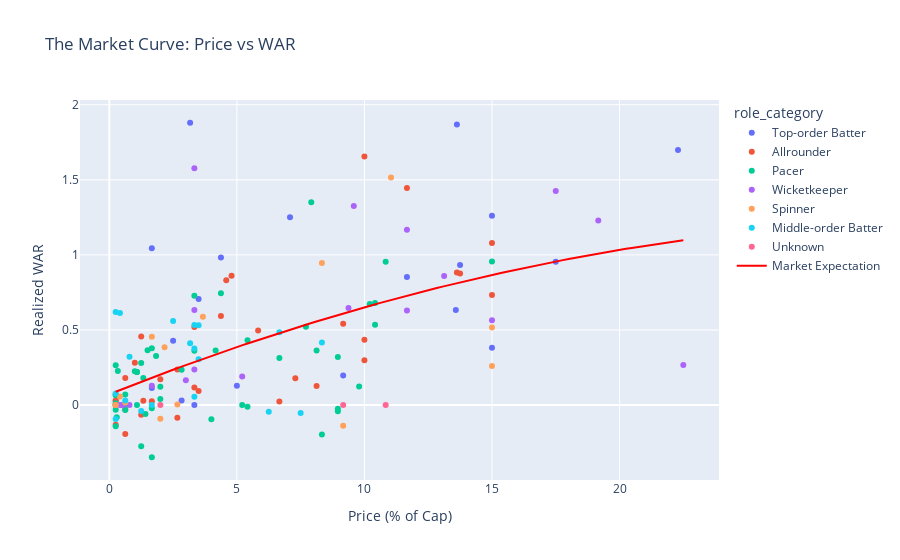

The cell this chart's notebook holds for it:
### Markdown cell above
### Level 2: The Market Curve (VOPE)

**Value Over Price Expectation (VOPE)**.

Here, we acknowledge the **"Curve of Diminishing Returns"**. A 15 Cr player isn't 5x better than a 3 Cr player; they might be 1.5x better, but that extra edge wins championships.

We fit a curve to the `Price vs WAR` data. Players *above* the curve are underpaid; players *below* are overpaid.

### Code cell
# Calculate VOPE
X = df[['price_norm']].values
y = df['total_WAR'].values

poly = PolynomialFeatures(degree=2, include_bias=False)
X_poly = poly.fit_transform(X)

model = LinearRegression()
model.fit(X_poly, y)

df['xWAR_price_only'] = model.predict(X_poly)
df['vope_simple'] = df['total_WAR'] - df['xWAR_price_only']

# Generate Curve Points
x_range = np.linspace(df['price_norm'].min(), df['price_norm'].max(), 100).reshape(-1, 1)
x_poly_range = poly.fit_transform(x_range)
y_pred_range = model.predict(x_poly_range)

# Interactive Plot
fig = px.scatter(df, x='price_norm', y='total_WAR', color='role_category', 
                 hover_data=['price_name', 'team', 'price_cr'],
                 title='The Market Curve: Price vs WAR',
                 labels={'price_norm': 'Price (% of Cap)', 'total_WAR': 'Realized WAR'})

fig.add_trace(go.Scatter(x=x_range.flatten(), y=y_pred_range, mode='lines', 
                         name='Market Expectation', line=dict(color='red', width=2)))

# Hide the role category legend
#fig.update_layout(showlegend=False)

fig.show()

# Save VOPE graph to HTML
output_file_vope = PROJECT_ROOT / 'results' / 'vope_market_curve.html'
fig.write_html(str(output_file_vope))
print(f"VOPE interactive chart saved to {output_file_vope}")

### Figure 1 — Plotly figure (JSON) as saved in the notebook; plotly's stock layout.template omitted (floating-point values rounded to 4 significant figures; data arrays with more than 128 entries replaced by an {"elided": "..."} marker saying what was removed)
{"data": [{"customdata": [["Ruturaj Gaikwad", "Chennai Super Kings", 18], ["Rahul Tripathi", "Chennai Super Kings", 3.4], ["Faf du Plessis", "Delhi Capitals", 2], ["Shubman Gill", "Gujarat Titans", 16.5], ["Sai Sudharsan", "Gujarat Titans", 8.5], ["Angkrish Raghuvanshi", "Kolkata Knight Riders", 3], ["Mohsin Khan", "Lucknow Super Giants", 4], ["Aiden Markram", "Lucknow Super Giants", 2], ["Suryakumar Yadav", "Mumbai Indians", 16.35], ["Rohit Sharma", "Mumbai Indians", 16.3], ["Naman Dhir", "Mumbai Indians", 5.25], ["Shreyas Iyer", "Punjab Kings", 26.75], ["Nehal Wadhera", "Punjab Kings", 4.2], ["Priyansh Arya", "Punjab Kings", 3.8], ["Yashasvi Jaiswal", "Rajasthan Royals", 18], ["Shimron Hetmyer", "Rajasthan Royals", 11], ["Virat Kohli", "Royal Challengers Bengaluru", 21], ["Travis Head", "Sunrisers Hyderabad", 14], ["Nitish Kumar Reddy", "Sunrisers Hyderabad", 6]], "hovertemplate": "role_category=Top-order Batter<br>Price (% of Cap)=%{x}<br>Realized WAR=%{y}<br>price_name=%{customdata[0]}<br>team=%{customdata[1]}<br>price_cr=%{customdata[2]}<extra></extra>", "legendgroup": "Top-order Batter", "marker": {"color": "#636efa", "symbol": "circle"}, "mode": "markers", "name": "Top-order Batter", "orientation": "v", "showlegend": true, "type": "scatter", "x": [15.0, 2.833, 1.667, 13.75, 7.083, 2.5, 3.333, 1.667, 13.63, 13.58, 4.375, 22.29, 3.5, 3.167, 15.0, 9.167, 17.5, 11.67, 5.0], "xaxis": "x", "y": [0.3812, 0.03124, 0.1139, 0.9324, 1.251, 0.428, 0.0, 1.045, 1.868, 0.6333, 0.9824, 1.699, 0.7063, 1.88, 1.261, 0.1977, 0.9539, 0.8528, 0.128], "yaxis": "y"}, {"customdata": [["Ravindra Jadeja", "Chennai Super Kings", 18], ["Shivam Dube", "Chennai Super Kings", 12], ["Ravichandran Ashwin", "Chennai Super Kings", 9.75], ["Rachin Ravindra", "Chennai Super Kings", 4], ["Sam Curran", "Chennai Super Kings", 2.4], ["Jamie Overton", "Chennai Super Kings", 1.5], ["Vijay Shankar", "Chennai Super Kings", 1.2], ["Axar Patel", "Delhi Capitals", 16.5], ["Donovan Ferreira", "Delhi Capitals", 0.75], ["Rahul Tewatia", "Gujarat Titans", 4], ["Washington Sundar", "Gujarat Titans", 3.2], ["Karim Janat", "Gujarat Titans", 0.75], ["Sunil Narine", "Kolkata Knight Riders", 12], ["Andre Russell", "Kolkata Knight Riders", 12], ["Moeen Ali", "Kolkata Knight Riders", 2], ["Akash Deep", "Lucknow Super Giants", 8], ["Rajvardhan Hangargekar", "Lucknow Super Giants", 0.3], ["Akash Singh", "Lucknow Super Giants", 0.3], ["Hardik Pandya", "Mumbai Indians", 16.35], ["Raj Angad Bawa", "Mumbai Indians", 0.3], ["Shashank Singh", "Punjab Kings", 5.5], ["Marcus Stoinis", "Punjab Kings", 11], ["Glenn Maxwell", "Punjab Kings", 4.2], ["Marco Jansen", "Punjab Kings", 7], ["Yash Thakur", "Punjab Kings", 1.6], ["Suryansh Shedge", "Punjab Kings", 0.3], ["Wanindu Hasaranga", "Rajasthan Royals", 5.25], ["Liam Livingstone", "Royal Challengers Bengaluru", 8.75], ["Krunal Pandya", "Royal Challengers Bengaluru", 5.75], ["Romario Shepherd", "Royal Challengers Bengaluru", 1.5], ["Pat Cummins", "Sunrisers Hyderabad", 18], ["Abhishek Sharma", "Sunrisers Hyderabad", 14], ["Abhinav Manohar", "Sunrisers Hyderabad", 3.2], ["Kamindu Mendis", "Sunrisers Hyderabad", 0.75], ["Atharva Taide", "Sunrisers Hyderabad", 0.3]], "hovertemplate": "role_category=Allrounder<br>Price (% of Cap)=%{x}<br>Realized WAR=%{y}<br>price_name=%{customdata[0]}<br>team=%{customdata[1]}<br>price_cr=%{customdata[2]}<extra></extra>", "legendgroup": "Allrounder", "marker": {"color": "#EF553B", "symbol": "circle"}, "mode": "markers", "name": "Allrounder", "orientation": "v", "showlegend": true, "type": "scatter", "x": [15.0, 10.0, 8.125, 3.333, 2.0, 1.25, 1.0, 13.75, 0.625, 3.333, 2.667, 0.625, 10.0, 10.0, 1.667, 6.667, 0.25, 0.25, 13.63, 0.25, 4.583, 9.167, 3.5, 5.833, 1.333, 0.25, 4.375, 7.292, 4.792, 1.25, 15.0, 11.67, 2.667, 0.625, 0.25], "xaxis": "x", "y": [0.7325, 0.4343, 0.1274, 0.5197, 0.1716, -0.0635, 0.2821, 0.877, -0.02894, 0.1174, 0.2368, -0.1926, 1.656, 0.2991, 0.02516, 0.02468, 0.0, 0.07244, 0.8832, 0.02705, 0.8312, 0.5414, 0.09373, 0.4966, 0.02869, -0.131, 0.593, 0.1791, 0.8616, 0.4575, 1.08, 1.446, -0.08349, 0.1797, 0.0299], "yaxis": "y"}, {"customdata": {"elided": "51x3 mixed values"}, "hovertemplate": "role_category=Pacer<br>Price (% of Cap)=%{x}<br>Realized WAR=%{y}<br>price_name=%{customdata[0]}<br>team=%{customdata[1]}<br>price_cr=%{customdata[2]}<extra></extra>", "legendgroup": "Pacer", "marker": {"color": "#00cc96", "symbol": "circle"}, "mode": "markers", "name": "Pacer", "orientation": "v", "showlegend": true, "type": "scatter", "x": [10.83, 4.0, 2.833, 1.667, 1.417, 0.25, 9.792, 8.958, 6.667, 5.208, 1.833, 0.625, 10.21, 8.958, 7.917, 2.0, 1.083, 1.083, 1.083, 0.625, 0.625, 0.25, 3.333, 5.417, 0.625, 8.125, 2.0, 0.25, 10.42, 7.708, 4.375, 0.25, 0.25, 15.0, 1.667, 1.5, 1.25, 3.333, 5.417, 1.667, 1.0, 0.2917, 0.5, 4.167, 10.42, 8.958, 1.333, 8.333, 1.25, 0.3333, 0.25], "xaxis": "x", "y": [0.9538, -0.09424, 0.2355, -0.02117, -0.05956, -0.1416, 0.1236, -0.04174, 0.3134, 0.0, 0.3264, 0.07023, 0.6725, -0.02366, 1.351, 0.1223, 0.2205, 0.2205, 0.0, -0.03235, 0.0, 0.01268, 0.3613, -0.01038, 0.0, 0.3633, 0.04006, 0.2649, 0.679, 0.5216, 0.7444, 0.0, 0.06501, 0.9568, 0.379, 0.3656, 0.2803, 0.728, 0.4312, -0.3474, 0.2251, -0.08126, 0.0, 0.3635, 0.5349, 0.3196, 0.1804, -0.1958, -0.274, 0.2268, -0.03022], "yaxis": "y"}, {"customdata": [["MS Dhoni", "Chennai Super Kings", 4], ["Devon Conway", "Chennai Super Kings", 6.25], ["Abishek Porel", "Delhi Capitals", 4], ["KL Rahul", "Delhi Capitals", 14], ["Jos Buttler", "Gujarat Titans", 15.75], ["Kumar Kushagra", "Gujarat Titans", 0.65], ["Anuj Rawat", "Gujarat Titans", 0.3], ["Quinton de Kock", "Kolkata Knight Riders", 3.6], ["Rahmanullah Gurbaz", "Kolkata Knight Riders", 2], ["Nicholas Pooran", "Lucknow Super Giants", 21], ["Rishabh Pant", "Lucknow Super Giants", 27], ["Prabhsimran Singh", "Punjab Kings", 4], ["Vishnu Vinod", "Punjab Kings", 0.95], ["Sanju Samson", "Rajasthan Royals", 18], ["Dhruv Jurel", "Rajasthan Royals", 14], ["Phil Salt", "Royal Challengers Bengaluru", 11.5], ["Swapnil Singh", "Royal Challengers Bengaluru", 0.5], ["Heinrich Klaasen", "Sunrisers Hyderabad", 23], ["Ishan Kishan", "Sunrisers Hyderabad", 11.25]], "hovertemplate": "role_category=Wicketkeeper<br>Price (% of Cap)=%{x}<br>Realized WAR=%{y}<br>price_name=%{customdata[0]}<br>team=%{customdata[1]}<br>price_cr=%{customdata[2]}<extra></extra>", "legendgroup": "Wicketkeeper", "marker": {"color": "#ab63fa", "symbol": "circle"}, "mode": "markers", "name": "Wicketkeeper", "orientation": "v", "showlegend": true, "type": "scatter", "x": [3.333, 5.208, 3.333, 11.67, 13.12, 0.5417, 0.25, 3.0, 1.667, 17.5, 22.5, 3.333, 0.7917, 15.0, 11.67, 9.583, 0.4167, 19.17, 9.375], "xaxis": "x", "y": [0.2376, 0.1898, 0.6325, 1.168, 0.8604, 0.0, 0.0, 0.1656, 0.1293, 1.426, 0.2677, 1.577, 0.0, 0.5651, 0.6302, 1.326, 0.0, 1.23, 0.6462], "yaxis": "y"}, {"customdata": [["Noor Ahmad", "Chennai Super Kings", 10], ["Shreyas Gopal", "Chennai Super Kings", 0.3], ["Kuldeep Yadav", "Delhi Capitals", 13.25], ["Rashid Khan", "Gujarat Titans", 18], ["Sai Kishore", "Gujarat Titans", 2], ["Mayank Markande", "Kolkata Knight Riders", 0.3], ["Ravi Bishnoi", "Lucknow Super Giants", 11], ["M. Siddharth", "Lucknow Super Giants", 0.75], ["Karn Sharma", "Mumbai Indians", 0.5], ["Yuzvendra Chahal", "Punjab Kings", 18], ["Maheesh Theekshana", "Rajasthan Royals", 4.4], ["Suyash Sharma", "Royal Challengers Bengaluru", 2.6], ["Rahul Chahar", "Sunrisers Hyderabad", 3.2], ["Adam Zampa", "Sunrisers Hyderabad", 2.4]], "hovertemplate": "role_category=Spinner<br>Price (% of Cap)=%{x}<br>Realized WAR=%{y}<br>price_name=%{customdata[0]}<br>team=%{customdata[1]}<br>price_cr=%{customdata[2]}<extra></extra>", "legendgroup": "Spinner", "marker": {"color": "#FFA15A", "symbol": "circle"}, "mode": "markers", "name": "Spinner", "orientation": "v", "showlegend": true, "type": "scatter", "x": [8.333, 0.25, 11.04, 15.0, 1.667, 0.25, 9.167, 0.625, 0.4167, 15.0, 3.667, 2.167, 2.667, 2.0], "xaxis": "x", "y": [0.9462, 0.0, 1.516, 0.5162, 0.4553, 0.0, -0.137, 0.01775, 0.05751, 0.2603, 0.5876, 0.3845, 0.004148, -0.09026], "yaxis": "y"}, {"customdata": [["Shaik Rasheed", "Chennai Super Kings", 0.3], ["Tristan Stubbs", "Delhi Capitals", 10], ["Jake Fraser-McGurk", "Delhi Capitals", 9], ["Ashutosh Sharma", "Delhi Capitals", 3.8], ["Sameer Rizvi", "Delhi Capitals", 0.95], ["Karun Nair", "Delhi Capitals", 0.5], ["Shahrukh Khan", "Gujarat Titans", 4], ["Glenn Phillips", "Gujarat Titans", 2], ["Ramandeep Singh", "Kolkata Knight Riders", 4], ["Rovman Powell", "Kolkata Knight Riders", 1.5], ["Ayush Badoni", "Lucknow Super Giants", 4], ["David Miller", "Lucknow Super Giants", 7.5], ["Abdul Samad", "Lucknow Super Giants", 4.2], ["Matthew Breetzke", "Lucknow Super Giants", 0.75], ["Tilak Varma", "Mumbai Indians", 8], ["Musheer Khan", "Punjab Kings", 0.3], ["Nitish Rana", "Rajasthan Royals", 4.2], ["Tim David", "Royal Challengers Bengaluru", 3], ["Aniket Verma", "Sunrisers Hyderabad", 0.3]], "hovertemplate": "role_category=Middle-order Batter<br>Price (% of Cap)=%{x}<br>Realized WAR=%{y}<br>price_name=%{customdata[0]}<br>team=%{customdata[1]}<br>price_cr=%{customdata[2]}<extra></extra>", "legendgroup": "Middle-order Batter", "marker": {"color": "#19d3f3", "symbol": "circle"}, "mode": "markers", "name": "Middle-order Batter", "orientation": "v", "showlegend": true, "type": "scatter", "x": [0.25, 8.333, 7.5, 3.167, 0.7917, 0.4167, 3.333, 1.667, 3.333, 1.25, 3.333, 6.25, 3.5, 0.625, 6.667, 0.25, 3.5, 2.5, 0.25], "xaxis": "x", "y": [0.07784, 0.4167, -0.05256, 0.411, 0.3212, 0.613, 0.3775, 0.0, 0.05485, -0.04007, 0.533, -0.04469, 0.3049, 0.03053, 0.4853, -0.09291, 0.5324, 0.5592, 0.6195], "yaxis": "y"}, {"customdata": [["Rinku Singh", "Kolkata Knight Riders", 13], ["Azmatullah Omarzai", "Punjab Kings", 2.4], ["Jitesh Sharma", "Royal Challengers Bengaluru", 11]], "hovertemplate": "role_category=Unknown<br>Price (% of Cap)=%{x}<br>Realized WAR=%{y}<br>price_name=%{customdata[0]}<br>team=%{customdata[1]}<br>price_cr=%{customdata[2]}<extra></extra>", "legendgroup": "Unknown", "marker": {"color": "#FF6692", "symbol": "circle"}, "mode": "markers", "name": "Unknown", "orientation": "v", "showlegend": true, "type": "scatter", "x": [10.83, 2.0, 9.167], "xaxis": "x", "y": [0.0, 0.0, 0.0], "yaxis": "y"}, {"line": {"color": "red", "width": 2}, "mode": "lines", "name": "Market Expectation", "type": "scatter", "x": [0.25, 0.4747, 0.6995, 0.9242, 1.149, 1.374, 1.598, 1.823, 2.048, 2.273, 2.497, 2.722, 2.947, 3.172, 3.396, 3.621, 3.846, 4.071, 4.295, 4.52, 4.745, 4.97, 5.194, 5.419, 5.644, 5.869, 6.093, 6.318, 6.543, 6.768, 6.992, 7.217, 7.442, 7.667, 7.891, 8.116, 8.341, 8.566, 8.79, 9.015, 9.24, 9.465, 9.689, 9.914, 10.14, 10.36, 10.59, 10.81, 11.04, 11.26, 11.49, 11.71, 11.94, 12.16, 12.39, 12.61, 12.84, 13.06, 13.29, 13.51, 13.73, 13.96, 14.18, 14.41, 14.63, 14.86, 15.08, 15.31, 15.53, 15.76, 15.98, 16.21, 16.43, 16.66, 16.88, 17.11, 17.33, 17.56, 17.78, 18.01, 18.23, 18.45, 18.68, 18.9, 19.13, 19.35, 19.58, 19.8, 20.03, 20.25, 20.48, 20.7, 20.93, 21.15, 21.38, 21.6, 21.83, 22.05, 22.28, 22.5], "y": [0.08913, 0.1042, 0.1191, 0.134, 0.1488, 0.1634, 0.178, 0.1924, 0.2068, 0.2211, 0.2352, 0.2493, 0.2633, 0.2771, 0.2909, 0.3046, 0.3181, 0.3316, 0.345, 0.3582, 0.3714, 0.3845, 0.3975, 0.4103, 0.4231, 0.4358, 0.4484, 0.4608, 0.4732, 0.4855, 0.4977, 0.5097, 0.5217, 0.5336, 0.5454, 0.5571, 0.5686, 0.5801, 0.5915, 0.6028, 0.614, 0.6251, 0.6361, 0.6469, 0.6577, 0.6684, 0.679, 0.6895, 0.6999, 0.7102, 0.7204, 0.7305, 0.7405, 0.7504, 0.7602, 0.7698, 0.7794, 0.7889, 0.7983, 0.8076, 0.8168, 0.8259, 0.8349, 0.8438, 0.8526, 0.8614, 0.87, 0.8785, 0.8869, 0.8952, 0.9034, 0.9115, 0.9195, 0.9274, 0.9352, 0.9429, 0.9505, 0.958, 0.9655, 0.9728, 0.98, 0.9871, 0.9941, 1.001, 1.008, 1.015, 1.021, 1.028, 1.034, 1.04, 1.047, 1.053, 1.059, 1.065, 1.071, 1.076, 1.082, 1.087, 1.093, 1.098]}], "layout": {"legend": {"title": {"text": "role_category"}, "tracegroupgap": 0}, "title": {"text": "The Market Curve: Price vs WAR"}, "xaxis": {"anchor": "y", "domain": [0, 1], "title": {"text": "Price (% of Cap)"}}, "yaxis": {"anchor": "x", "domain": [0, 1], "title": {"text": "Realized WAR"}}}}
